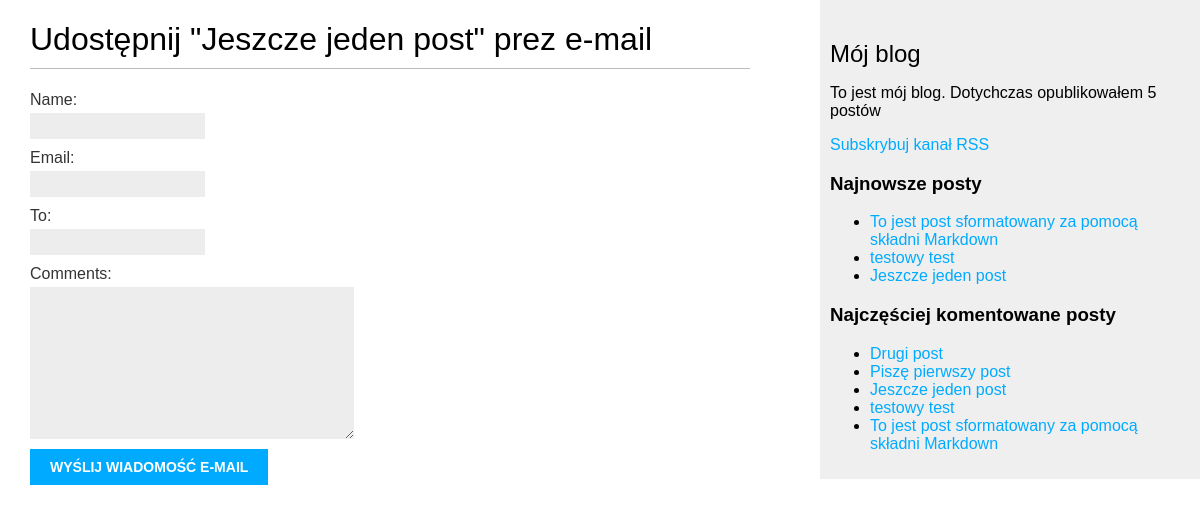
/blog/3/share/, run on the app's committed database.
### blog/models.py (models this page shows, shortened)
class Post(models.Model):
    STATUS_CHOICES = (
        ('draft', 'Roboczy'),
        ('published', 'Opublikowany'),
    )
    objects = models.Manager() # Menedżer domyślny
    published = PublishedManager() # Menedżer niestandardowy
    title = models.CharField(max_length=250)
    slug = models.SlugField(max_length=250,
                            unique_for_date='publish')
    author = models.ForeignKey(User, related_name='blog_posts', on_delete=models.CASCADE)
    body = models.TextField()
    publish = models.DateTimeField(default=timezone.now)
    created = models.DateTimeField(auto_now_add=True)
    updated = models.DateTimeField(auto_now=True)
    status = models.CharField(max_length=10,
                              choices=STATUS_CHOICES,
                              default='draft')
    class Meta:
        ordering = ('-publish',)
    def get_absolute_url(self):
        return  reverse('blog:post_detail',
                        args=[self.publish.year,
                              self.publish.strftime('%m'),
                              self.publish.strftime('%d'),
                              self.slug])
    tags = TaggableManager()

### blog/views.py (the view)
# urls.py: url(r'^(?P<post_id>\d+)/share/$', views.post_share,
def post_share(request, post_id):
    post = get_object_or_404(Post, id=post_id, status='published')
    sent = False
    if request.method == 'POST':
        form = EmailPostForm(request.POST)
        if form.is_valid():
            cd = form.cleaned_data
            post_url = request.build_absolute_uri(
                post.get_absolute_url()
            )
            subject = '{} ({}) zachęca do przeczytania "{}"'.format(cd['name'],
                                                                    cd['email'], post.title)
            message = 'Przeczytaj post "{}" na stronie {}\n\n Komentarz dodany' \
                      'przez {}: {}'.format(post.title,post_url, cd['name'], cd['comments'])
            send_mail(subject, message, 'Bary@myblog.com', [cd['to']])
            sent = True
    else:
        form = EmailPostForm()
    return render(request, 'blog/post/share.html', {'post': post,
                                                    'form': form,
                                                    'sent': sent})

### blog/forms.py
class EmailPostForm(forms.Form):
    name = forms.CharField(max_length=25)
    email = forms.EmailField()
    to = forms.EmailField()
    comments = forms.CharField(required=False,
                               widget=forms.Textarea)

### blog/models.py (called while the page is built)
    def get_queryset(self):
        return super(PublishedManager,
                     self).get_queryset()\
                            .filter(status='published')

### blog/templatetags/blog_tags.py (called while the page is built)
@register.simple_tag
def total_posts():
    return Post.published.count()

@register.inclusion_tag('blog/post/latest_posts.html')
def show_latest_posts(count=5):
    latest_posts = Post.published.order_by('-publish')[:count]
    return {'latest_posts': latest_posts}

@register.simple_tag
def get_most_commented_posts(count=5):
    return Post.published.annotate(
                 total_comments=Count('comments')
    ).order_by('-total_comments')[:count]

### blog/templates/blog/post/share.html (shortened to what this page needs)
{% extends "blog/base.html" %}
{% block content %}
  {% if sent %}
    <h1>Wiadomość e-mail została wysłana</h1>
    <p>
      Wysłanie posta "{{ post.title }}" do {{cd.to}} zakończyło się sukcesem.
    </p>
  {% else %}
    <h1>Udostępnij "{{ post.title }}" prez e-mail</h1>
    <form action="." method="post">
      {{form.as_p}}
      <input type="submit" value="Wyślij wiadomość e-mail">
    </form>
  {% endif %}
{% endblock %}

### blog/templates/blog/base.html (shortened to what this page needs)
{% load static %}
{% load blog_tags %}
<!DOCTYPE html>
<html lang="en">
<head>
    <link href="{% static "css/blog.css" %}" rel="stylesheet">
</head>
<body>
    <div id="content">
        {% block content%}
        {% endblock%}
    </div>
    <div id="sidebar">
        <h2>Mój blog</h2>
            <p>To jest mój blog. Dotychczas opublikowałem {% total_posts %} postów</p>
            <p><a href="{% url "blog:post_feed" %}">Subskrybuj kanał RSS</a></p>
        <h3>Najnowsze  posty</h3>
        {% show_latest_posts 3 %}
        <h3>Najczęściej komentowane posty</h3>
        {% get_most_commented_posts as most_commented_posts %}
        <ul>
        {% for post in most_commented_posts %}
            <li>
                <a href="{{ post.get_absolute_url }}">{{ post.title }}</a>
            </li>
        {% endfor %}
        </ul>
    </div>
</body>
</html>

### blog/templates/blog/post/latest_posts.html
<ul>
    {%for post in latest_posts %}
        <li>
            <a href="{{ post.get_absolute_url }}">{{ post.title }}</a>
        </li>
    {% endfor %}
</ul>

### blog/static/css/blog.css (style rules this page uses)
body { margin:0; padding:0; font-family:helvetica, sans-serif; }
a { color:#00abff; text-decoration:none; }
h1 { font-weight:normal; border-bottom:1px solid #bbb; padding:0 0 10px 0; }
h2 { font-weight:normal; margin:30px 0 0; }
#content { float:left; width:60%; padding:0 0 0 30px; }
#sidebar { float:right; width:30%; padding:10px; background:#efefef; height:100%; }
label { float:left; clear:both; color:#333; margin-bottom:4px; }
input, textarea { clear:both; float:left; margin:0 0 10px; background:#ededed; border:0; padding:6px 10px; font-size:12px; }
input[type=submit] { font-weight:bold; background:#00abff; color:#fff; padding:10px 20px; font-size:14px; text-transform:uppercase; }

### data on the page
Post: title "Jeszcze jeden post"
Post: title "To jest post sformatowany za pomocą składni Markdown"
Post: title "testowy test"
Post: title "Drugi post"
Post: title "Piszę pierwszy post"
